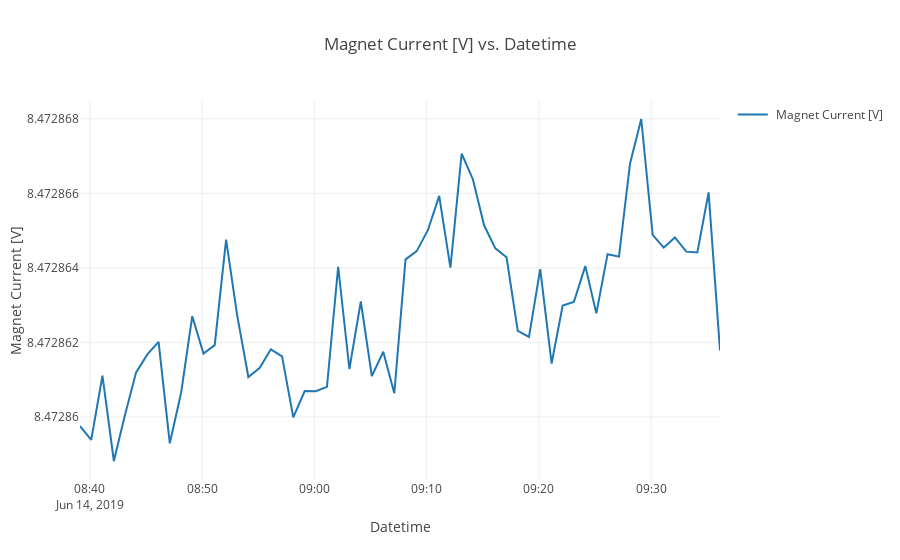

Notebook source saved alongside this figure:
### Code cell
fig = scatter2d(df.index,df[' Magnet Current [V]'],inline=True);
